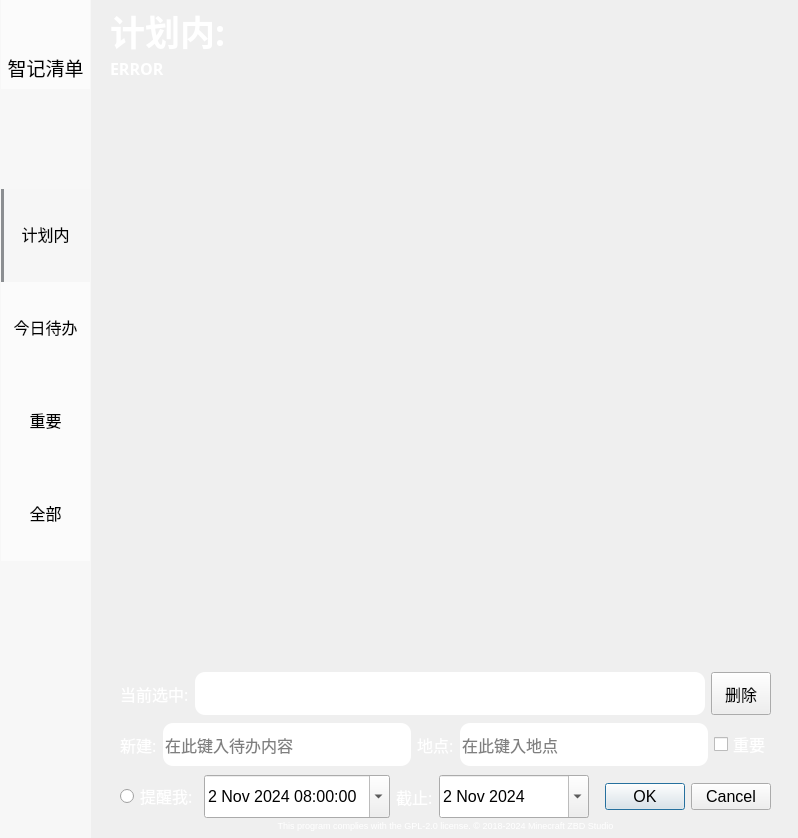
<?xml version="1.0" encoding="UTF-8"?>
<ui version="4.0">
 <class>Widget</class>
 <widget class="QWidget" name="Widget">
  <property name="geometry">
   <rect>
    <x>0</x>
    <y>0</y>
    <width>798</width>
    <height>838</height>
   </rect>
  </property>
  <property name="font">
   <font>
    <pointsize>12</pointsize>
   </font>
  </property>
  <property name="windowTitle">
   <string>Widget</string>
  </property>
  <property name="styleSheet">
   <string notr="true"/>
  </property>
  <widget class="QWidget" name="SideBAR" native="true">
   <property name="geometry">
    <rect>
     <x>0</x>
     <y>0</y>
     <width>91</width>
     <height>841</height>
    </rect>
   </property>
   <property name="styleSheet">
    <string notr="true">QWidget{
	background-color: rgba(255, 255, 255, 0.5); /* 设置背景色为灰色 */
}
</string>
   </property>
   <layout class="QGridLayout" name="SideBAR_2">
    <property name="leftMargin">
     <number>0</number>
    </property>
    <property name="topMargin">
     <number>0</number>
    </property>
    <property name="rightMargin">
     <number>0</number>
    </property>
    <property name="bottomMargin">
     <number>0</number>
    </property>
    <property name="spacing">
     <number>0</number>
    </property>
    <item row="13" column="0">
     <spacer name="verticalSpacer">
      <property name="orientation">
       <enum>Qt::Orientation::Vertical</enum>
      </property>
      <property name="sizeHint" stdset="0">
       <size>
        <width>20</width>
        <height>40</height>
       </size>
      </property>
     </spacer>
    </item>
    <item row="5" column="0">
     <widget class="QToolButton" name="TodayList">
      <property name="font">
       <font>
        <pointsize>12</pointsize>
       </font>
      </property>
      <property name="styleSheet">
       <string notr="true">QToolButton{   
	border-top: 3px outset transparent;           /* 上边框宽度3像素、突出显示、颜色为透明 */
	border-bottom: 7px outset transparent;
	border-right: 3px outset transparent;
	border-left: 3px outset transparent;
    min-width: 80px;                            /* 控件最小宽度 */
    min-height: 80px;
	background-color: rgba(255, 255, 255, 0.5);
	color: Black;
}

/* 鼠标悬停 */
QToolButton:hover{
	background-color: rgb(205, 205, 205);
}

/* 点击和按下 */
QToolButton:pressed,QToolButton:checked{
	border-left: 3px outset rgb(93, 95, 97);  /* 左边框宽度3像素、突出显示、颜色为深深灰 */
	background-color: rgb(246, 246, 246);	
}

QPushButton:default {
	border-left: 3px outset rgb(93, 95, 97);  /* 左边框宽度3像素、突出显示、颜色为深深灰 */
	background-color: rgb(246, 246, 246);	
}</string>
      </property>
      <property name="text">
       <string>今日待办</string>
      </property>
      <property name="iconSize">
       <size>
        <width>64</width>
        <height>64</height>
       </size>
      </property>
      <property name="checkable">
       <bool>true</bool>
      </property>
      <property name="checked">
       <bool>false</bool>
      </property>
      <property name="autoExclusive">
       <bool>true</bool>
      </property>
      <property name="toolButtonStyle">
       <enum>Qt::ToolButtonStyle::ToolButtonTextUnderIcon</enum>
      </property>
      <property name="autoRaise">
       <bool>false</bool>
      </property>
      <property name="arrowType">
       <enum>Qt::ArrowType::NoArrow</enum>
      </property>
     </widget>
    </item>
    <item row="4" column="0">
     <widget class="QToolButton" name="planlist">
      <property name="font">
       <font>
        <pointsize>12</pointsize>
       </font>
      </property>
      <property name="styleSheet">
       <string notr="true">QToolButton{   
	border-top: 3px outset transparent;           /* 上边框宽度3像素、突出显示、颜色为透明 */
	border-bottom: 7px outset transparent;
	border-right: 3px outset transparent;
	border-left: 3px outset transparent;
    min-width: 80px;                            /* 控件最小宽度 */
    min-height: 80px;
	background-color: rgba(255, 255, 255, 0.5);
	color: Black;
}

/* 鼠标悬停 */
QToolButton:hover{
	background-color: rgb(205, 205, 205);
}

/* 点击和按下 */
QToolButton:pressed,QToolButton:checked{
	border-left: 3px outset rgb(93, 95, 97);  /* 左边框宽度3像素、突出显示、颜色为深深灰 */
	background-color: rgb(246, 246, 246);	
}

QPushButton:default {
    border-color: navy; /* make the default button prominent */
}</string>
      </property>
      <property name="text">
       <string>计划内</string>
      </property>
      <property name="iconSize">
       <size>
        <width>64</width>
        <height>64</height>
       </size>
      </property>
      <property name="checkable">
       <bool>true</bool>
      </property>
      <property name="checked">
       <bool>true</bool>
      </property>
      <property name="autoExclusive">
       <bool>true</bool>
      </property>
      <property name="toolButtonStyle">
       <enum>Qt::ToolButtonStyle::ToolButtonTextUnderIcon</enum>
      </property>
     </widget>
    </item>
    <item row="3" column="0">
     <spacer name="verticalSpacer_2">
      <property name="orientation">
       <enum>Qt::Orientation::Vertical</enum>
      </property>
      <property name="sizeType">
       <enum>QSizePolicy::Policy::Fixed</enum>
      </property>
      <property name="sizeHint" stdset="0">
       <size>
        <width>20</width>
        <height>100</height>
       </size>
      </property>
     </spacer>
    </item>
    <item row="1" column="0">
     <widget class="QLabel" name="Title">
      <property name="minimumSize">
       <size>
        <width>86</width>
        <height>30</height>
       </size>
      </property>
      <property name="font">
       <font>
        <pointsize>14</pointsize>
       </font>
      </property>
      <property name="styleSheet">
       <string notr="true">QLabel{   
	border-top: 3px outset transparent;           /* 上边框宽度3像素、突出显示、颜色为透明 */
	border-bottom: 7px outset transparent;
	border-right: 3px outset transparent;
	border-left: 3px outset transparent;
    min-width: 80px;                            /* 控件最小宽度 */
    min-height: 20px;
	background-color: rgba(255, 255, 255, 0.5);
	color: Black;
}</string>
      </property>
      <property name="text">
       <string>智记清单</string>
      </property>
      <property name="alignment">
       <set>Qt::AlignmentFlag::AlignCenter</set>
      </property>
     </widget>
    </item>
    <item row="7" column="0">
     <widget class="QToolButton" name="alllList">
      <property name="font">
       <font>
        <pointsize>12</pointsize>
       </font>
      </property>
      <property name="styleSheet">
       <string notr="true">QToolButton{   
	border-top: 3px outset transparent;           /* 上边框宽度3像素、突出显示、颜色为透明 */
	border-bottom: 7px outset transparent;
	border-right: 3px outset transparent;
	border-left: 3px outset transparent;
    min-width: 80px;                            /* 控件最小宽度 */
    min-height: 80px;
	background-color: rgba(255, 255, 255, 0.5);
	color: Black;
}

/* 鼠标悬停 */
QToolButton:hover{
	background-color: rgb(205, 205, 205);
}

/* 点击和按下 */
QToolButton:pressed,QToolButton:checked{
	border-left: 3px outset rgb(93, 95, 97);  /* 左边框宽度3像素、突出显示、颜色为深深灰 */
	background-color: rgb(246, 246, 246);	
}

QPushButton:default {
    border-color: navy; /* make the default button prominent */
}</string>
      </property>
      <property name="text">
       <string>全部</string>
      </property>
      <property name="iconSize">
       <size>
        <width>64</width>
        <height>64</height>
       </size>
      </property>
      <property name="checkable">
       <bool>true</bool>
      </property>
      <property name="checked">
       <bool>false</bool>
      </property>
      <property name="autoExclusive">
       <bool>true</bool>
      </property>
      <property name="toolButtonStyle">
       <enum>Qt::ToolButtonStyle::ToolButtonTextUnderIcon</enum>
      </property>
     </widget>
    </item>
    <item row="6" column="0">
     <widget class="QToolButton" name="imList">
      <property name="font">
       <font>
        <pointsize>12</pointsize>
       </font>
      </property>
      <property name="styleSheet">
       <string notr="true">QToolButton{   
	border-top: 3px outset transparent;           /* 上边框宽度3像素、突出显示、颜色为透明 */
	border-bottom: 7px outset transparent;
	border-right: 3px outset transparent;
	border-left: 3px outset transparent;
    min-width: 80px;                            /* 控件最小宽度 */
    min-height: 80px;
	background-color: rgba(255, 255, 255, 0.5);
	color: Black;
}

/* 鼠标悬停 */
QToolButton:hover{
	background-color: rgb(205, 205, 205);
}

/* 点击和按下 */
QToolButton:pressed,QToolButton:checked{
	border-left: 3px outset rgb(93, 95, 97);  /* 左边框宽度3像素、突出显示、颜色为深深灰 */
	background-color: rgb(246, 246, 246);	
}

QPushButton:default {
    border-color: navy; /* make the default button prominent */
}</string>
      </property>
      <property name="text">
       <string>重要</string>
      </property>
      <property name="iconSize">
       <size>
        <width>64</width>
        <height>64</height>
       </size>
      </property>
      <property name="checkable">
       <bool>true</bool>
      </property>
      <property name="autoExclusive">
       <bool>true</bool>
      </property>
      <property name="toolButtonStyle">
       <enum>Qt::ToolButtonStyle::ToolButtonTextUnderIcon</enum>
      </property>
     </widget>
    </item>
    <item row="0" column="0">
     <widget class="QLabel" name="label">
      <property name="minimumSize">
       <size>
        <width>30</width>
        <height>50</height>
       </size>
      </property>
      <property name="maximumSize">
       <size>
        <width>100</width>
        <height>100</height>
       </size>
      </property>
      <property name="styleSheet">
       <string notr="true"/>
      </property>
      <property name="text">
       <string/>
      </property>
      <property name="pixmap">
       <pixmap resource="res.qrc">:/images/icon.png</pixmap>
      </property>
      <property name="scaledContents">
       <bool>true</bool>
      </property>
      <property name="wordWrap">
       <bool>false</bool>
      </property>
      <property name="margin">
       <number>14</number>
      </property>
     </widget>
    </item>
   </layout>
  </widget>
  <widget class="QListWidget" name="nonum">
   <property name="geometry">
    <rect>
     <x>1090</x>
     <y>150</y>
     <width>31</width>
     <height>461</height>
    </rect>
   </property>
  </widget>
  <widget class="QLabel" name="menutitle">
   <property name="geometry">
    <rect>
     <x>110</x>
     <y>10</y>
     <width>151</width>
     <height>41</height>
    </rect>
   </property>
   <property name="font">
    <font>
     <family>微软雅黑</family>
     <pointsize>26</pointsize>
     <bold>true</bold>
    </font>
   </property>
   <property name="styleSheet">
    <string notr="true">QLabel {
    color: rgb(255, 255, 255);
}</string>
   </property>
   <property name="text">
    <string>计划内:</string>
   </property>
  </widget>
  <widget class="QLabel" name="date">
   <property name="geometry">
    <rect>
     <x>110</x>
     <y>60</y>
     <width>171</width>
     <height>16</height>
    </rect>
   </property>
   <property name="font">
    <font>
     <family>微软雅黑</family>
     <pointsize>12</pointsize>
     <bold>true</bold>
    </font>
   </property>
   <property name="styleSheet">
    <string notr="true">QLabel {
    color: rgb(255, 255, 255);
}</string>
   </property>
   <property name="text">
    <string>ERROR</string>
   </property>
  </widget>
  <widget class="QWidget" name="EditWidget_2" native="true">
   <property name="geometry">
    <rect>
     <x>120</x>
     <y>670</y>
     <width>651</width>
     <height>151</height>
    </rect>
   </property>
   <layout class="QVBoxLayout" name="EditWidget">
    <item>
     <layout class="QHBoxLayout" name="horizontalLayout_3">
      <item>
       <widget class="QLabel" name="nowcheck">
        <property name="font">
         <font>
          <family>微软雅黑</family>
          <pointsize>12</pointsize>
         </font>
        </property>
        <property name="styleSheet">
         <string notr="true">QLabel {
    color: rgb(255, 255, 255);
}</string>
        </property>
        <property name="text">
         <string>当前选中:</string>
        </property>
       </widget>
      </item>
      <item>
       <widget class="QLineEdit" name="CheckTab">
        <property name="enabled">
         <bool>false</bool>
        </property>
        <property name="minimumSize">
         <size>
          <width>0</width>
          <height>43</height>
         </size>
        </property>
        <property name="font">
         <font>
          <pointsize>12</pointsize>
         </font>
        </property>
        <property name="styleSheet">
         <string notr="true">QLineEdit{
	border:none;
	border-radius:10px;
}</string>
        </property>
       </widget>
      </item>
      <item>
       <widget class="QPushButton" name="del">
        <property name="minimumSize">
         <size>
          <width>0</width>
          <height>43</height>
         </size>
        </property>
        <property name="maximumSize">
         <size>
          <width>60</width>
          <height>16777215</height>
         </size>
        </property>
        <property name="font">
         <font>
          <pointsize>12</pointsize>
         </font>
        </property>
        <property name="text">
         <string>删除</string>
        </property>
       </widget>
      </item>
     </layout>
    </item>
    <item>
     <layout class="QHBoxLayout" name="horizontalLayout">
      <item>
       <widget class="QLabel" name="new2">
        <property name="font">
         <font>
          <family>微软雅黑</family>
          <pointsize>12</pointsize>
         </font>
        </property>
        <property name="styleSheet">
         <string notr="true">QLabel {
    color: rgb(255, 255, 255);
}</string>
        </property>
        <property name="text">
         <string>新建:</string>
        </property>
       </widget>
      </item>
      <item>
       <widget class="QLineEdit" name="TodDoEdit">
        <property name="enabled">
         <bool>true</bool>
        </property>
        <property name="minimumSize">
         <size>
          <width>0</width>
          <height>43</height>
         </size>
        </property>
        <property name="maximumSize">
         <size>
          <width>250</width>
          <height>16777215</height>
         </size>
        </property>
        <property name="font">
         <font>
          <family>微软雅黑</family>
          <pointsize>12</pointsize>
         </font>
        </property>
        <property name="styleSheet">
         <string notr="true">QLineEdit{
	border:none;
	border-radius:10px;
}</string>
        </property>
        <property name="dragEnabled">
         <bool>false</bool>
        </property>
        <property name="placeholderText">
         <string>在此键入待办内容</string>
        </property>
        <property name="clearButtonEnabled">
         <bool>false</bool>
        </property>
       </widget>
      </item>
      <item>
       <widget class="QLabel" name="label_4">
        <property name="font">
         <font>
          <family>微软雅黑</family>
          <pointsize>12</pointsize>
         </font>
        </property>
        <property name="styleSheet">
         <string notr="true">QLabel {
    color: rgb(255, 255, 255);
}</string>
        </property>
        <property name="text">
         <string>地点:</string>
        </property>
       </widget>
      </item>
      <item>
       <widget class="QLineEdit" name="localtion">
        <property name="minimumSize">
         <size>
          <width>0</width>
          <height>43</height>
         </size>
        </property>
        <property name="font">
         <font>
          <family>微软雅黑</family>
          <pointsize>12</pointsize>
         </font>
        </property>
        <property name="styleSheet">
         <string notr="true">QLineEdit{
	border:none;
	border-radius:10px;
}</string>
        </property>
        <property name="placeholderText">
         <string>在此键入地点</string>
        </property>
       </widget>
      </item>
      <item>
       <widget class="QCheckBox" name="isimportant">
        <property name="font">
         <font>
          <family>微软雅黑</family>
          <pointsize>12</pointsize>
         </font>
        </property>
        <property name="styleSheet">
         <string notr="true">QCheckBox {
    color: rgb(255, 255, 255);
}</string>
        </property>
        <property name="text">
         <string>重要</string>
        </property>
       </widget>
      </item>
     </layout>
    </item>
    <item>
     <layout class="QHBoxLayout" name="horizontalLayout_2">
      <item>
       <widget class="QRadioButton" name="clockcheck">
        <property name="font">
         <font>
          <family>微软雅黑</family>
          <pointsize>12</pointsize>
         </font>
        </property>
        <property name="styleSheet">
         <string notr="true">color: rgb(255, 255, 255);</string>
        </property>
        <property name="text">
         <string>提醒我:</string>
        </property>
       </widget>
      </item>
      <item>
       <widget class="QDateTimeEdit" name="dateTimeEdit">
        <property name="sizePolicy">
         <sizepolicy hsizetype="Minimum" vsizetype="Fixed">
          <horstretch>0</horstretch>
          <verstretch>0</verstretch>
         </sizepolicy>
        </property>
        <property name="minimumSize">
         <size>
          <width>170</width>
          <height>43</height>
         </size>
        </property>
        <property name="maximumSize">
         <size>
          <width>16777215</width>
          <height>16777215</height>
         </size>
        </property>
        <property name="font">
         <font>
          <pointsize>12</pointsize>
         </font>
        </property>
        <property name="dateTime">
         <datetime>
          <hour>8</hour>
          <minute>0</minute>
          <second>0</second>
          <year>2024</year>
          <month>11</month>
          <day>2</day>
         </datetime>
        </property>
        <property name="calendarPopup">
         <bool>true</bool>
        </property>
       </widget>
      </item>
      <item>
       <widget class="QLabel" name="label_3">
        <property name="font">
         <font>
          <family>微软雅黑</family>
          <pointsize>12</pointsize>
         </font>
        </property>
        <property name="styleSheet">
         <string notr="true">QLabel {
    color: rgb(255, 255, 255);
}</string>
        </property>
        <property name="text">
         <string>截止:</string>
        </property>
       </widget>
      </item>
      <item>
       <widget class="QDateEdit" name="dateEdit">
        <property name="minimumSize">
         <size>
          <width>150</width>
          <height>43</height>
         </size>
        </property>
        <property name="font">
         <font>
          <pointsize>12</pointsize>
         </font>
        </property>
        <property name="calendarPopup">
         <bool>true</bool>
        </property>
        <property name="date">
         <date>
          <year>2024</year>
          <month>11</month>
          <day>2</day>
         </date>
        </property>
       </widget>
      </item>
      <item>
       <widget class="QDialogButtonBox" name="buttonBox">
        <property name="minimumSize">
         <size>
          <width>0</width>
          <height>45</height>
         </size>
        </property>
        <property name="maximumSize">
         <size>
          <width>16777215</width>
          <height>45</height>
         </size>
        </property>
        <property name="sizeIncrement">
         <size>
          <width>0</width>
          <height>45</height>
         </size>
        </property>
        <property name="baseSize">
         <size>
          <width>0</width>
          <height>45</height>
         </size>
        </property>
        <property name="font">
         <font>
          <pointsize>12</pointsize>
         </font>
        </property>
        <property name="standardButtons">
         <set>QDialogButtonBox::StandardButton::Cancel|QDialogButtonBox::StandardButton::Ok</set>
        </property>
       </widget>
      </item>
     </layout>
    </item>
   </layout>
  </widget>
  <widget class="QWidget" name="layoutWidget">
   <property name="geometry">
    <rect>
     <x>120</x>
     <y>90</y>
     <width>661</width>
     <height>581</height>
    </rect>
   </property>
   <layout class="QHBoxLayout" name="horizontalLayout_4">
    <item>
     <widget class="QListWidget" name="listTODO">
      <property name="minimumSize">
       <size>
        <width>500</width>
        <height>0</height>
       </size>
      </property>
      <property name="font">
       <font>
        <family>微软雅黑</family>
        <pointsize>14</pointsize>
       </font>
      </property>
      <property name="styleSheet">
       <string notr="true">QListWidget {
    background: transparent; /* 设置QListWidget背景透明 */
    border: none; /* 去除边框 */
}

QListWidget::item {
	border-radius:10px;
    min-height: 43px; /* 设置每个item最小高度为43px */
	background-color: rgba(255, 255, 255, 0.8);
	color:rgb(0, 0, 0);
}</string>
      </property>
      <property name="tabKeyNavigation">
       <bool>false</bool>
      </property>
      <property name="sortingEnabled">
       <bool>false</bool>
      </property>
     </widget>
    </item>
    <item>
     <widget class="QListWidget" name="listlocation">
      <property name="enabled">
       <bool>false</bool>
      </property>
      <property name="font">
       <font>
        <family>微软雅黑</family>
        <pointsize>14</pointsize>
       </font>
      </property>
      <property name="styleSheet">
       <string notr="true">QListWidget {
    background: transparent; /* 设置QListWidget背景透明 */
    border: none; /* 去除边框 */
}

QListWidget::item {
	border-radius:10px;
    min-height: 43px; /* 设置每个item最小高度为43px */
	background-color: rgba(255, 255, 255, 0.8);
	color:rgba(0, 0, 0, 0.5);
}</string>
      </property>
     </widget>
    </item>
   </layout>
  </widget>
  <widget class="QToolButton" name="Copyright">
   <property name="geometry">
    <rect>
     <x>240</x>
     <y>810</y>
     <width>411</width>
     <height>31</height>
    </rect>
   </property>
   <property name="styleSheet">
    <string notr="true">QToolButton{
	background-color: rgba(255, 255, 255, 0);
	border: none;
	color: rgb(255, 255, 255);
	font-size:9px;
}
QToolButton:hover {
    text-decoration: underline;
}</string>
   </property>
   <property name="text">
    <string>This program complies with the GPL-2.0 license. © 2018-2024 Minecraft ZBD Studio</string>
   </property>
  </widget>
 </widget>
 <resources>
  <include location="res.qrc"/>
 </resources>
 <connections/>
</ui>
